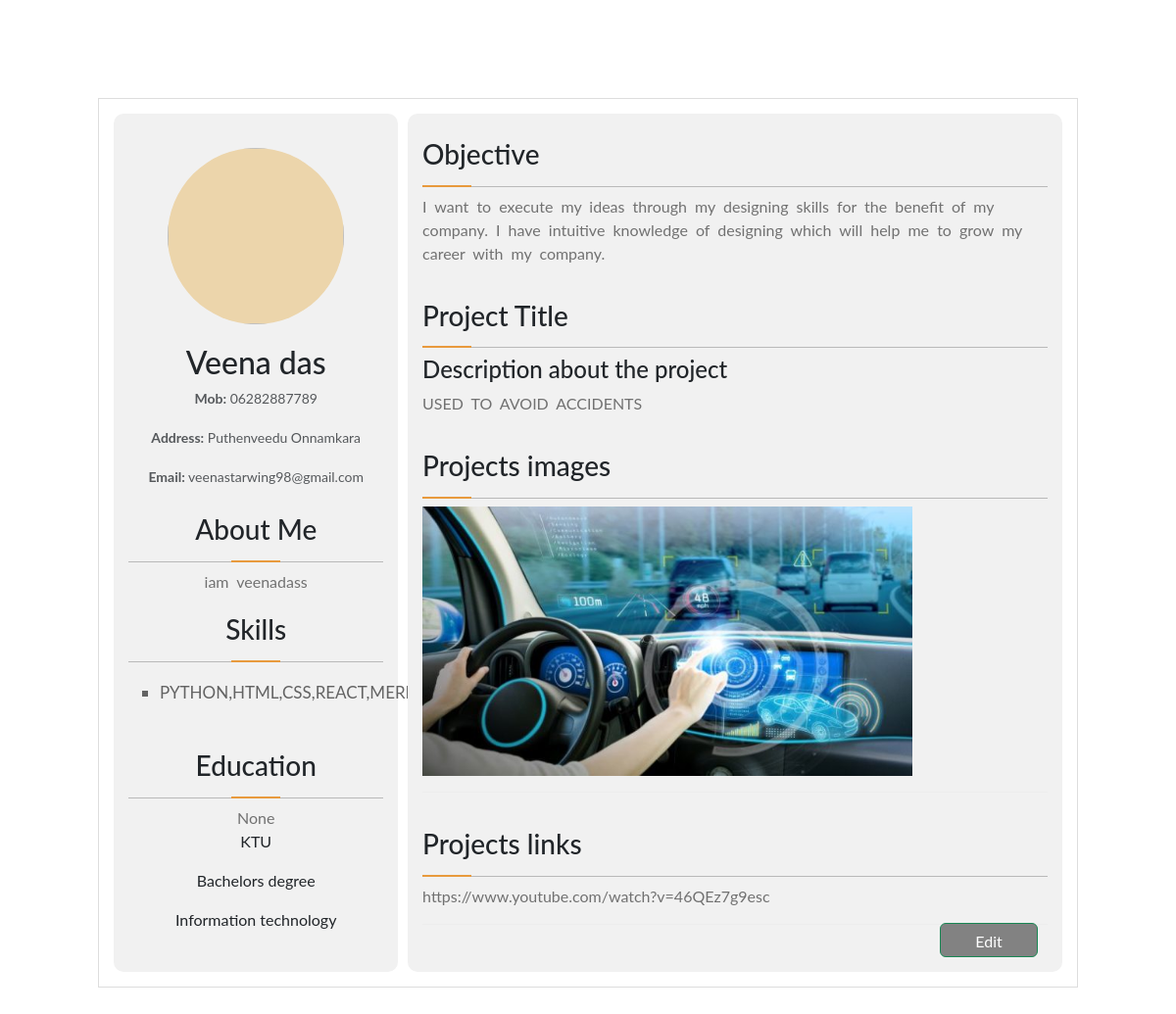
/listdetails/, run on the app's committed database.
### resumeapp/models.py (models this page shows)
class resumeprofile(models.Model):
    fullname=models.CharField(max_length=200)
    skills = models.CharField(max_length=200,blank=True, null=True)
    email = models.EmailField(max_length=255,blank=True, null=True)
    phone = models.CharField(max_length=10,blank=True, null=True)
    address=models.CharField(max_length=200,blank=True, null=True)
    universityCollege=models.CharField(max_length=200,blank=True, null=True)
    DegreeCertification=models.CharField(max_length=200,blank=True, null=True)
    graduation=models.CharField(max_length=200,blank=True, null=True)
    coursetitle=models.CharField(max_length=200,blank=True, null=True)
    projecttitle=models.CharField(max_length=200,blank=True, null=True)
    projectdescription=models.CharField(max_length=200,blank=True, null=True)
    prjectimg=models.ImageField(max_length=200,blank=True,null=True)
    prjectlink=models.URLField(max_length=200,blank=True,null=True)
    aboutme=models.CharField(max_length=200,blank=True,null=True)
    objective=models.CharField(max_length=200,blank=True,null=True)

### resumeapp/views.py (the view)
# urls.py: path('listdetails/', views.listdetails, name='details'),
def listdetails(request):
    values = resumeprofile.objects.last()
    return render(request, 'viewtemplate.html', {'values': values})

### templates/viewtemplate.html (shortened to what this page needs)
<!DOCTYPE html>
<html lang="en">
<head>
    {% load static %}
    <link href="https://cdn.jsdelivr.net/npm/bootstrap@5.3.3/dist/css/bootstrap.min.css" rel="stylesheet">
</head>
<body>
    <div class="resmue-container">
        <form method="post" action="{% url 'update' values.id %}">
            <div style="display: flex;">
                <aside>
                    <section class="text-center" style="padding:0">
                        <img class="profile-pic">
                        <h2 style="margin-bottom:5px">{{ values.fullname }}</h2>
                        <p class="text-muted">
                            <small>
                            <b>Mob:</b> {{ values.phone }}</small>
                        </p>
                         <p class="text-muted">
                            <small>
                            <b>Address:</b> {{ values.address }}</small>
                        </p>
                        <p class="text-muted">
                            <small>
                            <b>Email:</b> {{ values.email }}
                            </small>
                        </p>
                        <section>
                            <h3 class="line-title center">About Me</h3>
                            <p class="read">{{ values.aboutme }}</p>
                        </section>
                    </section>
                    <section>
                        <h3 class="line-title center">Skills</h3>
                        <ul class="skill-list">
                            <li>{{ values.skills }}</li>
                        </ul>
                    </section>
                    <section>
                        <h3 class="line-title center">Education</h3>
                        <p class="read" style="text-align:center">
                            {{ values.graduation }}
                            <p style="text-align:center">{{ values.universityCollege }}</p>
                            <p style="text-align:center">{{ values.DegreeCertification }}</p>
                            <p style="text-align:center">{{ values.coursetitle }}</p>
                        </p>
                    </section>
                </aside>
                <main>
                    <section>
                        <h3 class="line-title">Objective</h3>
                        <article class="flex-group">
                            <div class="full">
                                <p class="read">I want to execute my ideas through my designing skills for the benefit of my company. I have intuitive knowledge of designing which will help me to grow my career with my company.</p>
                            </div>
                        </article>
                    </section>
                    <section>
                        <h3 class="line-title">Project Title<small class="text-muted"></small></h3>
                        <article class="flex-group">
                            <div class="full">
                                <h4>Description about the project</h4>
                                <p class="read">{{ values.projectdescription }}</p>
                            </div>
                        </article>
                    </section>
                    <section>
                        <h3 class="line-title">Projects images</h3>
                        <p class="read">{{ values.prjectimg }}
                         <p>
                        <img src="{% static 'images/detection2.jpg' %}" alt="C:\Users\veena\Downloads\detection2.jpg" style="width:500px">
                        <hr>
                    </section>
                    <section>
                        <h3 class="line-title">Projects links</h3>
                        <p class="read">{{ values.prjectlink }}
                        <hr>
                    </section>
                </main>
            </div>
            <div class="edit-button-container">
                <a href="{% url 'update' values.id %}" class="btn btn-success" style="background-color:#828282;width:100px;height:35px;">Edit</a>
            </div>
        </form>
    </div>
</body>
</html>

### templates/viewtemplate.html (style rules this page uses)
:root { --dark-green: #9cc675; --dark-yellow: #e89a3d; --extra-light-brown: #fdf0d7; --light-brown: #ecd5ab; --dark-brown: #915b40; --light-yellow: #f8e3a8; --light-red: #f3ac99; --light-teal: #a6c8cc; --light-gray: #ddd5d6; --theme-color: #e89a3d; }
body { font-family: 'Lato', sans-serif !important; -webkit-print-color-adjust: exact; }
.resmue-container { border: 1px solid #ddd; width: 1000px; margin: 100px auto; padding: 0; padding: 15px; position: relative; }
aside, main { padding: 15px; border-radius: 10px; }
.resmue-container aside { background: #f1f1f1; width: 30%; }
.resmue-container main { flex-grow: 10; background: #f1f1f1; margin-left: 1%; width: 61%; }
.profile-pic { --size: 180px; width: var(--size); height: var(--size); object-fit: cover; border-radius: 50%; margin: 20px auto; display: block; background: var(--light-brown); }
.text-center { text-align: center; }
.text-muted { color: #828282; }
.line-title { position: relative; border-bottom: 1px solid #b9b9b9; padding-bottom: 15px; }
.line-title:before { content: ''; width: 50px; height: 2px; background: var(--theme-color); position: absolute; bottom: -1px; }
.line-title.center { text-align: center; }
.line-title.center:before { text-align: center; left: 0; right: 0; margin: auto; }
.read { color: #717171; font-size: 16px; line-height: 1.5; word-spacing: 4px; margin: 0; }
.flex-group { display: flex; flex-direction: column; }
.flex-group:after { content: ""; display: table; clear: both; }
.flex-group .full { width: 100%; margin-bottom: 15px; }
section { padding: 10px 0; }
hr { background-color: #ddd; height: 1px; border: 0; }
.skill-list li { list-style: square; padding: 10px 0; color: #636363; font-size: 17px; }
.edit-button-container { position: absolute; bottom: 20px; right: 20px; color: red; border-radius: 5px; padding: 10px 20px; }
.edit-button-container a { text-decoration: none; font-size: 16px; }

### data on the page
resumeprofile: fullname "Veena das", phone "06282887789", address "Puthenveedu Onnamkara", email "veenastarwing98@gmail.com", aboutme "iam veenadass", skills "PYTHON,HTML,CSS,REACT,MERN", graduation "None", universityCollege "KTU", DegreeCertification "Bachelors degree", coursetitle "Information technology", projectdescription "USED TO AVOID ACCIDENTS", prjectlink "https://www.youtube.com/watch?v=46QEz7g9esc"
